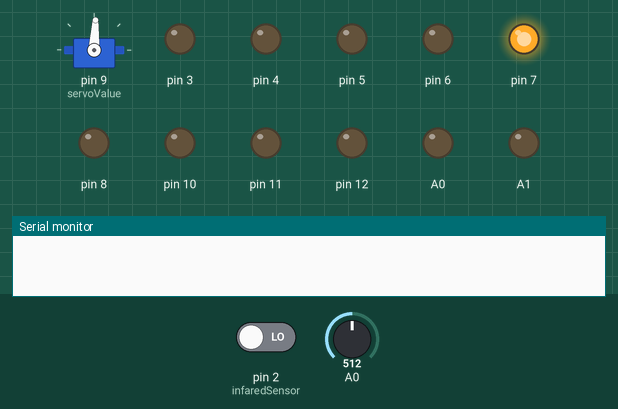
Simulated run of this sketch. Board: Arduino Uno, built with avr-gcc and run on an emulated ATmega328P. Shown: servo, output pins drawn as LEDs (lit = HIGH), the last lines printed to the serial monitor. The inputs (shaded band) are chosen by the test bench; at power-on: pin 2 (infaredSensor) LOW, A0 = 512.

Above: at 1.2 s.
1.3 s: pin 2 (infaredSensor) driven HIGH
At 1.7 s:
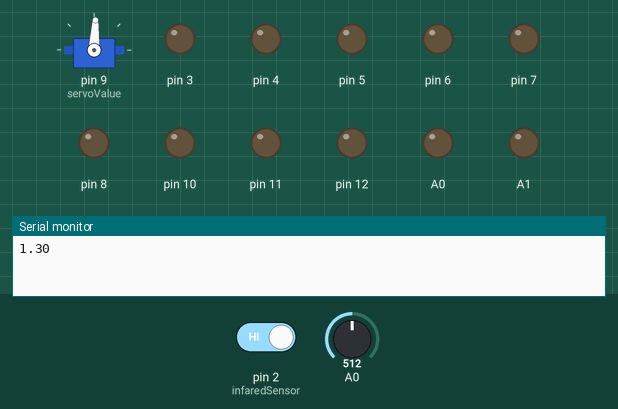
2.8 s: A0 set to 545
At 4.0 s:
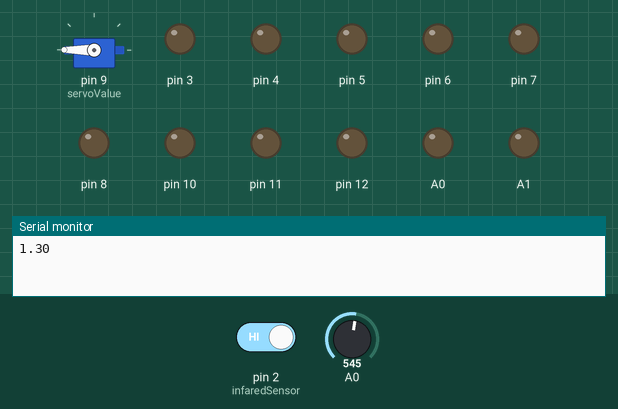
4.3 s: A0 set to 306
At 5.2 s:
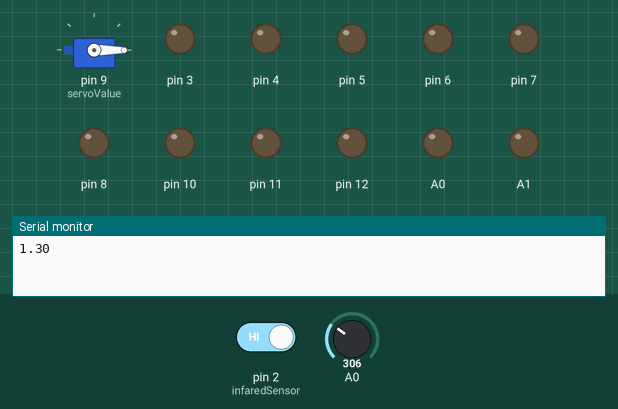
5.8 s: A0 set to 480
7.3 s: A0 set to 515
At 8.5 s:
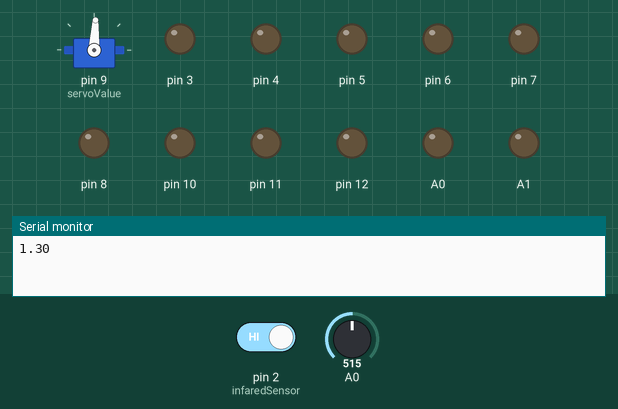
8.8 s: A0 set to 716
At 9.9 s:
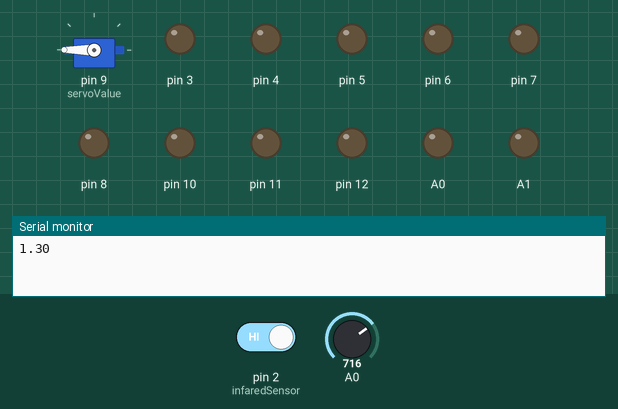
Timing chart, 0 to 11.3 s (numbered marks = the images above; inputs shaded):
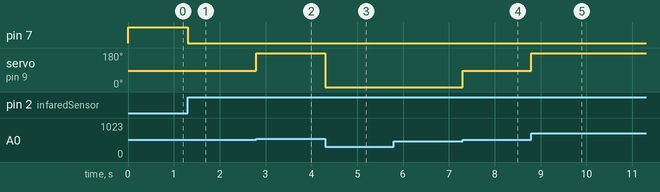

The sketch:

MainClass.ino
```cpp
#include "PinDefinitions.h" //header file
#include "Player.h" //header file
#include "MotorObstacles.h"

#include <Servo.h>
#include <SoftwareSerial.h> //library to communicate with nodemcu


Servo myServo1;
SoftwareSerial espSerial(A4, A5);
Player player1(joystick_1X, joystick_1Y , servoValue); //creates instances of objects
MotorObstacles motor1(motorDriver_IN1,motorDriver_IN2,motorDriver_EN,pwmValue);
double startTime = millis();
double goalTime;
bool checkForBallState = true;

void setup() {

  Serial.begin(9600);

  myServo1.attach(servoValue);
  motor1.EnableMotor();
  DisableUnsedPins();
  pinMode(infaredSensor, INPUT); //Data Direction to accept inputs
  attachInterrupt(digitalPinToInterrupt(infaredSensor),CheckForBall,RISING); //checks if there is a LOW to HIGH signal. Meaning ball triggers the sensor.
}

void loop()
{
  myServo1.write(player1.SetServo(player1.GetJoyStickAxis())); //Gets Servo Input and Writes the Value to Joystick
}


void CheckForBall()
{
  if(checkForBallState)
  {
    goalTime = millis() - startTime; //difference in time
    goalTime = goalTime/1000; //converts to seconds
    motor1.DisableMotor(); //saves power when the game objective is completed
    checkForBallState = false;
    Serial.println(goalTime); //writes time to MCU can receive it

  }

}

// Sets Data Directions to OUTPUT in order to save Power Consumption so it is not constantly checking for an input.
void DisableUnsedPins()
{
  pinMode(12, OUTPUT);
  pinMode(11, OUTPUT);
  pinMode(10, OUTPUT);
  pinMode(8, OUTPUT);
  pinMode(5, OUTPUT);
  pinMode(4, OUTPUT);
  pinMode(3, OUTPUT);
  pinMode(1, OUTPUT);
  pinMode(0, OUTPUT);
}
```

MotorObstacles.h
```cpp
class MotorObstacles
{
  private:
    int IN_1;
    int IN_2;
    int EN_1;
    int motorSpeed;

  public:
    void ChangeMotorSpeed(int);
    void EnableMotor();
    void DisableMotor();
	  MotorObstacles(int, int, int, int);

};

MotorObstacles::MotorObstacles(int inputPin_1, int inputPin_2, int enablePin, int pwm)
{
  IN_1 = inputPin_1;
  IN_2 = inputPin_2;
  EN_1 = enablePin;
  motorSpeed = pwm;

  pinMode(IN_1, OUTPUT);
  pinMode(IN_2, OUTPUT);
  pinMode(EN_1, OUTPUT);

  //Default Start-up Program is Set to Low to Conserve Battery
  digitalWrite(IN_1, LOW);
  digitalWrite(IN_2, LOW);
  //Disable Analog Port Code
  analogWrite(EN_1, 0);
};

void MotorObstacles::EnableMotor()
{
  //analogWrite(EN_1, motorSpeed);
  digitalWrite(IN_1, HIGH);
  digitalWrite(IN_2, LOW);
};

void MotorObstacles::DisableMotor()
{
  analogWrite(EN_1, 0);
  //Disable Analog Port Code
  digitalWrite(IN_1, LOW);
  digitalWrite(IN_2, LOW);
};

void MotorObstacles::ChangeMotorSpeed(int newSpeed)
{
  motorSpeed = newSpeed;
};
```

PinDefinitions.h
```cpp
#pragma once

#define servoValue 9

#define motorDriver_IN1 7
#define motorDriver_IN2 6
#define motorDriver_EN 4
#define pwmValue 100

#define joystick_1X A0
#define joystick_1Y A1

#define infaredSensor 2
```

Player.h
```cpp
#include <Servo.h>
//Servo playerServo;


class Player
{
  private:
      int joy_X_pin;
      int joy_Y_pin;
      int servoPin;


   public:
      Player(int,int,int);
      Servo playerServo;
      //Getters + Setters
      int GetJoyStickAxis();
      int SetServo(int);//Player, int);
	    //Servo playerServo;
      void GetPin(){Serial.println(servoPin);};
	    void InstantiateServo(int);

};

Player::Player(int xdir, int ydir, int servo)
{

  //Setters
  joy_X_pin = xdir;
  joy_Y_pin = ydir;
  servoPin = servo;
  //Sets Data Direction
  pinMode(joy_X_pin, OUTPUT);
  pinMode(joy_Y_pin, OUTPUT);
  pinMode(servoPin, OUTPUT);
  //Serial.println(servo);
  //playerServo.attach(servo);
  //playerServo.write(84);

};

int Player::GetJoyStickAxis()
{
  int rawAxis = analogRead(joy_X_pin); //reads the raw analog data
  //Serial.println("Raw:");
  //Serial.println(rawAxis);
  int convertedAxis = map(rawAxis, 0, 1024, 0, 255); //converts it to a pwm range
  //Serial.println("Mapped:");
  //Serial.println(convertedAxis);
  return convertedAxis; //returns it from the function
};

int Player::SetServo(int settingAngle)//int settingAngle)
{

    //Gets the PWM signal to and compares it with set values to know which direction to spin the servo.

    if(settingAngle > 130)
   {
     return 360; //clockwise rotation
   }
  else if (settingAngle < 124)
   {
     return 0; //anticlockwise rotation
   }
  else {
    return 87; //stationary. Should be 90 however, it is offset due to the inbuilt potentiometers.
 }

};
```

Measured:
- the behaviour switches between 526 and 527 on A0 (found by bisection; images 1 and 2)
- the behaviour switches between 497 and 498 on A0 (found by bisection; images 3 and 4)
- after the input at 1.3 s, pin 7: HIGH → LOW at once
- after the input at 2.8 s, servo on pin 9 (servoValue): 87° → 180° at once
- after the input at 4.3 s, servo on pin 9 (servoValue): 180° → 0° at once
- after the input at 5.8 s, every drawn part: stays the same
- after the input at 7.3 s, servo on pin 9 (servoValue): 0° → 87° at once
- after the input at 8.8 s, servo on pin 9 (servoValue): 87° → 180° at once
